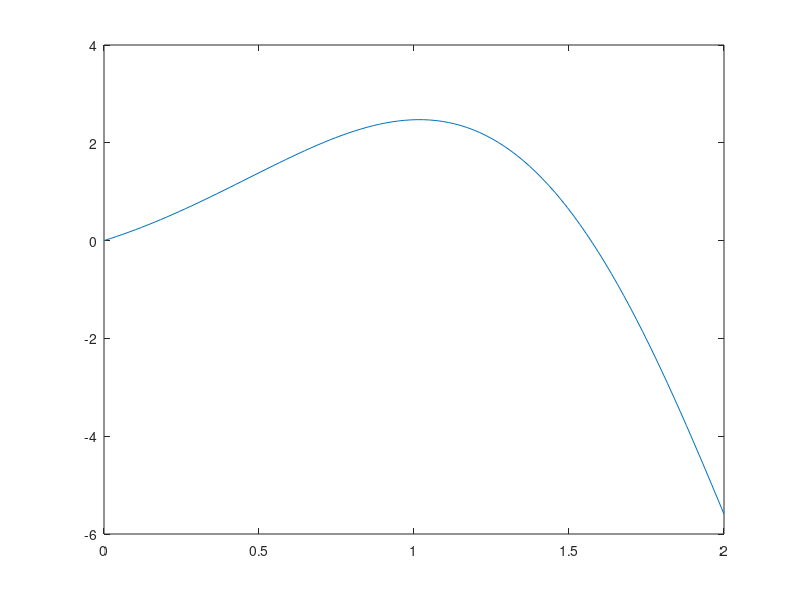

Reproduce this figure in MATLAB. (Note: this script raises an error after producing the figure.)
% Es. 1 
clear
clc
close all

n = 5; % grado
a = 0; % start
b = 2; % fine

f = @(x) exp(x) .* sin(2 * x);

dominio_f = linspace(a, b, 100);
immagine_f = f(dominio_f);

figure
c = plot(dominio_f, immagine_f, 'DisplayName', 'f(x)');
c.Color = 'red';

legend
grid on
hold on

x = linspace(a, b, n + 1);
y = f(x);

c = plot(x, y, '*', 'DisplayName', 'nodi');
c.Color = 'blue';

p = polyfit(x, y, n); % coeff. polinomio interpolatore
g = linspace(a, b);

h = polyval(p, g);

plot(dominio_f, h, '--', 'DisplayName', 'p(x)');

errore = norm(h - immagine_f)

% ----------------------------------------------------------------------
% Es. 2
clear
clc
close all

n = 10; % grado
a = -5; % start
b = 5; % fine

f = @(x) 1 ./ (1 + x.^2); % funzione di Runge

dominio_f = linspace(a, b, 100);
immagine_f = f(dominio_f);

figure
c = plot(dominio_f, immagine_f, '--', 'DisplayName', 'f(x)');
c.Color = 'red';

legend
grid on
hold on

x = linspace(a, b, n + 1);
y = f(x);

c = plot(x, y, '*', 'DisplayName', 'nodi');
c.Color = 'blue';

p = polyfit(x, y, n); % coeff. polinomio interpolatore

h = polyval(p, dominio_f); % immagine interpolatore

plot(dominio_f, h, '--', 'DisplayName', 'p(x)');

errore_p = norm(h - immagine_f)


% Parte 2 - Chebyshev

x = cheb(a, b, n);
y = f(x);

c = plot(x, y, '*', 'DisplayName', 'nodi cheb');
c.Color = '#006400';

p = polyfit(x, y, n); % coeff. polinomio interpolatore

h = polyval(p, dominio_f); % immagine interpolatore

c = plot(dominio_f, h, '--', 'DisplayName', 'cheb(x)');
c.Color = 'black';

errore_cheb = norm(h - immagine_f) % errore con Chebyshev

% funzione cheb()
function [y] = cheb(a, b, n)
    % n: grado
    % a: estremo sx intervallo
    % b: estremo dx intervallo
    
    y = [];
    for i = 0 : n
        arg_cos = (2 * i + 1) / (2 * n + 2) * pi;
        tmp = (a + b) / 2 - (b - a) / 2 * cos(arg_cos);
        y = [y tmp];
    end
end


% ----------------------------------------------------------------------
